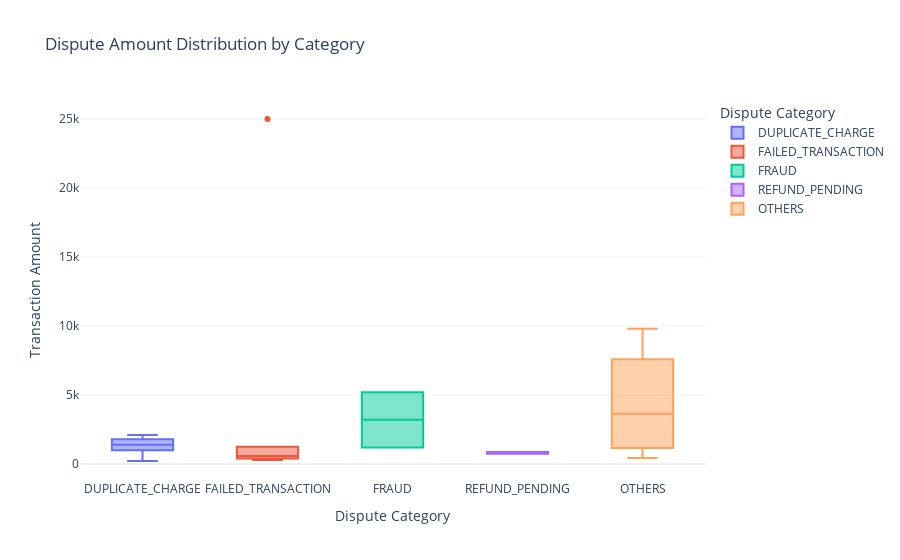

The notebook cell this image was saved under:
### Markdown cell above
## 5. Dispute Amount Analysis by Category

A box plot is used to show the distribution of transaction amounts for each dispute category. This can reveal important patterns, such as whether 'Fraud' disputes typically involve higher amounts than 'Duplicate Charges'.

### Code cell
fig = px.box(
    df, 
    x='predicted_category', 
    y='amount', 
    title='Dispute Amount Distribution by Category',
    labels={'predicted_category': 'Dispute Category', 'amount': 'Transaction Amount (INR)'},
    color='predicted_category',
    template='plotly_white'
)
fig.update_layout(xaxis_title='Dispute Category', yaxis_title='Transaction Amount')
fig.show()

### Figure 1 — Plotly figure (JSON) as saved in the notebook; plotly's stock layout.template omitted (floating-point values rounded to 4 significant figures)
{"data": [{"alignmentgroup": "True", "hovertemplate": "Dispute Category=%{x}<br>Transaction Amount (INR)=%{y}<extra></extra>", "legendgroup": "DUPLICATE_CHARGE", "marker": {"color": "#636efa"}, "name": "DUPLICATE_CHARGE", "notched": false, "offsetgroup": "DUPLICATE_CHARGE", "orientation": "v", "showlegend": true, "type": "box", "x": ["DUPLICATE_CHARGE", "DUPLICATE_CHARGE", "DUPLICATE_CHARGE", "DUPLICATE_CHARGE", "DUPLICATE_CHARGE", "DUPLICATE_CHARGE"], "x0": " ", "xaxis": "x", "y": [999, 1499, 220, 2100, 1299, 1800], "y0": " ", "yaxis": "y"}, {"alignmentgroup": "True", "hovertemplate": "Dispute Category=%{x}<br>Transaction Amount (INR)=%{y}<extra></extra>", "legendgroup": "FAILED_TRANSACTION", "marker": {"color": "#EF553B"}, "name": "FAILED_TRANSACTION", "notched": false, "offsetgroup": "FAILED_TRANSACTION", "orientation": "v", "showlegend": true, "type": "box", "x": ["FAILED_TRANSACTION", "FAILED_TRANSACTION", "FAILED_TRANSACTION", "FAILED_TRANSACTION", "FAILED_TRANSACTION", "FAILED_TRANSACTION"], "x0": " ", "xaxis": "x", "y": [1250, 500, 299, 650, 399, 25000], "y0": " ", "yaxis": "y"}, {"alignmentgroup": "True", "hovertemplate": "Dispute Category=%{x}<br>Transaction Amount (INR)=%{y}<extra></extra>", "legendgroup": "FRAUD", "marker": {"color": "#00cc96"}, "name": "FRAUD", "notched": false, "offsetgroup": "FRAUD", "orientation": "v", "showlegend": true, "type": "box", "x": ["FRAUD", "FRAUD"], "x0": " ", "xaxis": "x", "y": [1200, 5200], "y0": " ", "yaxis": "y"}, {"alignmentgroup": "True", "hovertemplate": "Dispute Category=%{x}<br>Transaction Amount (INR)=%{y}<extra></extra>", "legendgroup": "REFUND_PENDING", "marker": {"color": "#ab63fa"}, "name": "REFUND_PENDING", "notched": false, "offsetgroup": "REFUND_PENDING", "orientation": "v", "showlegend": true, "type": "box", "x": ["REFUND_PENDING", "REFUND_PENDING"], "x0": " ", "xaxis": "x", "y": [750, 875], "y0": " ", "yaxis": "y"}, {"alignmentgroup": "True", "hovertemplate": "Dispute Category=%{x}<br>Transaction Amount (INR)=%{y}<extra></extra>", "legendgroup": "OTHERS", "marker": {"color": "#FFA15A"}, "name": "OTHERS", "notched": false, "offsetgroup": "OTHERS", "orientation": "v", "showlegend": true, "type": "box", "x": ["OTHERS", "OTHERS", "OTHERS", "OTHERS"], "x0": " ", "xaxis": "x", "y": [5400, 1899, 430, 9800], "y0": " ", "yaxis": "y"}], "layout": {"boxmode": "overlay", "legend": {"title": {"text": "Dispute Category"}, "tracegroupgap": 0}, "title": {"text": "Dispute Amount Distribution by Category"}, "xaxis": {"anchor": "y", "categoryarray": ["DUPLICATE_CHARGE", "FAILED_TRANSACTION", "FRAUD", "REFUND_PENDING", "OTHERS"], "categoryorder": "array", "domain": [0, 1], "title": {"text": "Dispute Category"}}, "yaxis": {"anchor": "x", "domain": [0, 1], "title": {"text": "Transaction Amount"}}}}
